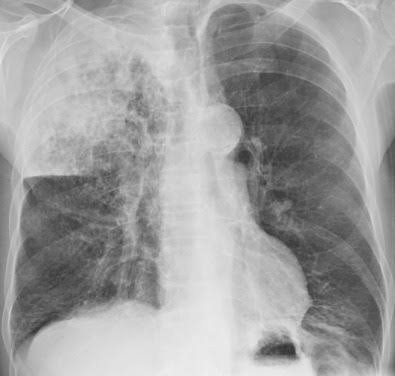
#> input picture test_folder/bacterial_pnemonia.jpg, 395 x 376 px
$ python -i preprocessor.py   (imports and definitions only)
#> lines starting #> are read from the running program, lines starting #| are printed output that depends on the picture
#> further down, picture is the input picture: shape (376, 395, 3); min 49, max 239, mean 159.2
import cv2
import numpy as np
from PIL import Image
import config


class PreprocessingAgent:
    """Module 1: Input preprocessing — RGB + ImageNet normalization (matches EfficientNet training)."""

    def __init__(self, target_size=(384, 384)):
        self.target_size = target_size

    def run(self, image: Image.Image) -> np.ndarray:
        img_array = np.array(image)

        resized = cv2.resize(img_array, self.target_size, interpolation=cv2.INTER_LANCZOS4)

        normalized = resized.astype(np.float32) / 255.0
        mean = np.array(config.IMAGENET_MEAN)
        std = np.array(config.IMAGENET_STD)
        normalized = (normalized - mean) / std

        return normalized.transpose(2, 0, 1)

    def get_clahe_image(self, image: Image.Image) -> np.ndarray:
        """Return CLAHE-enhanced image for visualization (not used in main pipeline)."""
        img_array = np.array(image)
        if len(img_array.shape) == 3 and img_array.shape[2] == 3:
            gray = cv2.cvtColor(img_array, cv2.COLOR_RGB2GRAY)
        else:
            gray = img_array
        clahe = cv2.createCLAHE(clipLimit=2.0, tileGridSize=(8, 8))
        return clahe.apply(gray)

    def augment(self, image: Image.Image, rotation_deg=15) -> Image.Image:
        """Data augmentation for low-confidence retry loop (not used in main pipeline)."""
#> called with rotation_deg = 15
        img_array = np.array(image)
        if len(img_array.shape) == 3:
            gray = cv2.cvtColor(img_array, cv2.COLOR_RGB2GRAY)
        else:
            gray = img_array
        import random
        angle = random.uniform(-rotation_deg, rotation_deg)
        h, w = gray.shape[:2]
#> h = 376; w = 395
        center = (w // 2, h // 2)
#> center = (197, 188)
        matrix = cv2.getRotationMatrix2D(center, angle, 1.0)
        rotated = cv2.warpAffine(gray, matrix, (w, h))
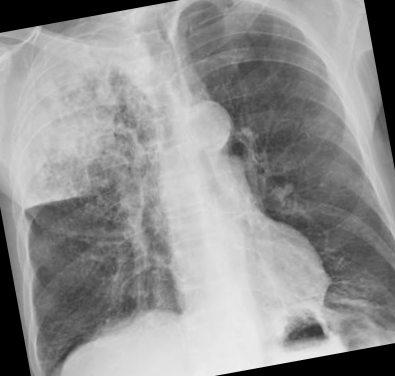
#> rotated: shape (376, 395); min 0, max 239, mean 145.8
        clahe = cv2.createCLAHE(clipLimit=2.0, tileGridSize=(8, 8))
        enhanced = clahe.apply(rotated)
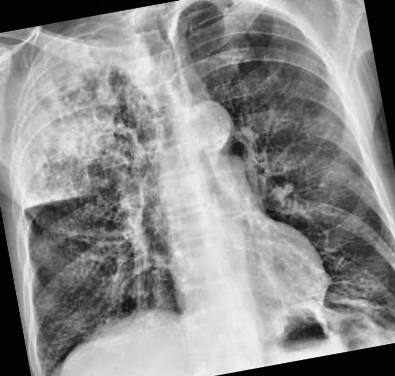
#> enhanced: shape (376, 395); min 2, max 244, mean 140.9
        if len(img_array.shape) == 3:
            enhanced = cv2.cvtColor(enhanced, cv2.COLOR_GRAY2RGB)
#> enhanced: shape (376, 395, 3)
        return Image.fromarray(enhanced)

>>> import cv2
>>> picture = cv2.cvtColor(cv2.imread('../../test_folder/bacterial_pnemonia.jpg'), cv2.COLOR_BGR2RGB)
>>> result = PreprocessingAgent().augment(picture)

$ run again, on test_folder/normal1.jpg
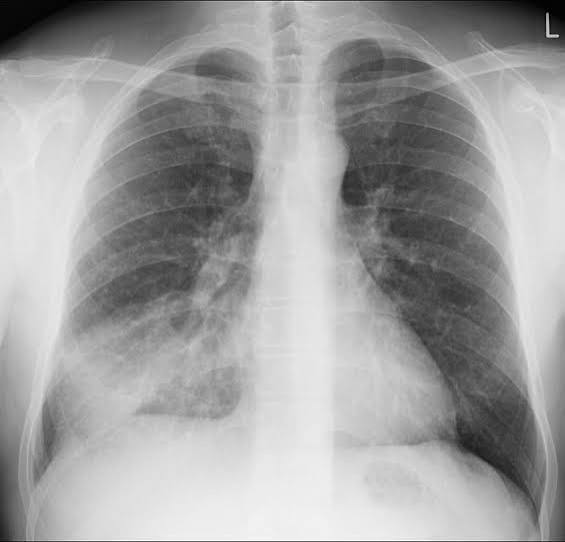
#> input picture test_folder/normal1.jpg, 565 x 542 px
#> picture is the input picture: shape (542, 565, 3); min 0, max 255, mean 159.4
#> in augment, `rotated = cv2.warpAffine(gray, matrix, (w, h))`:
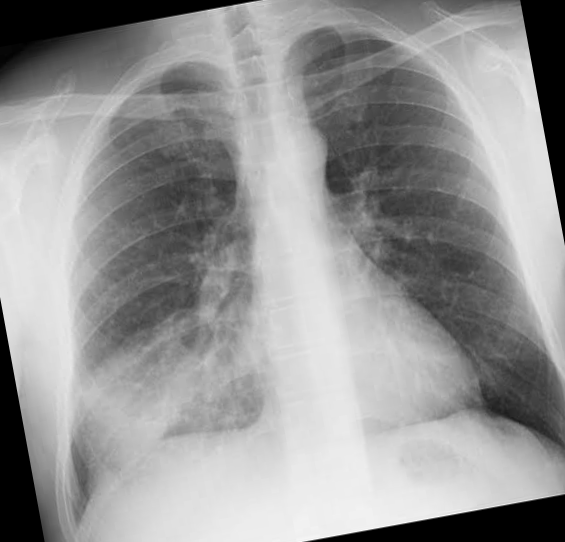
#> rotated: shape (542, 565); min 0, max 255, mean 149.9
#> in augment, `enhanced = clahe.apply(rotated)`:
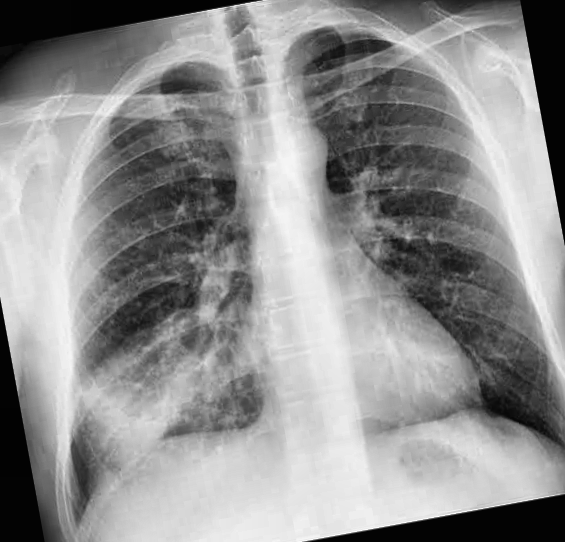
#> enhanced: shape (542, 565); min 2, max 255, mean 143.8

$ run again, on test_folder/normal2.jpg
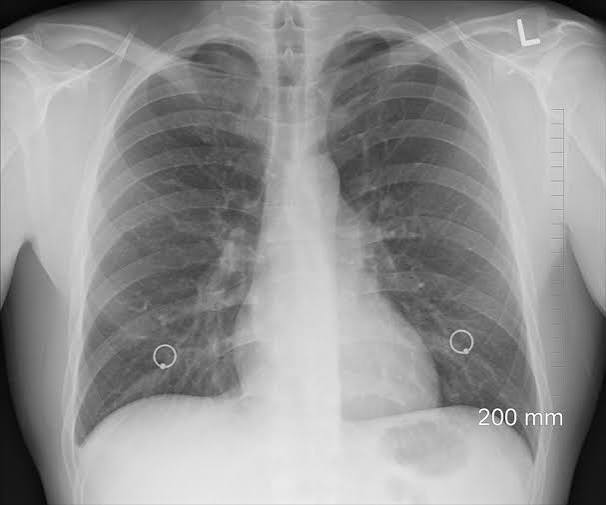
#> input picture test_folder/normal2.jpg, 606 x 505 px
#> picture is the input picture: shape (505, 606, 3); min 0, max 255, mean 147.4
#> in augment, `rotated = cv2.warpAffine(gray, matrix, (w, h))`:
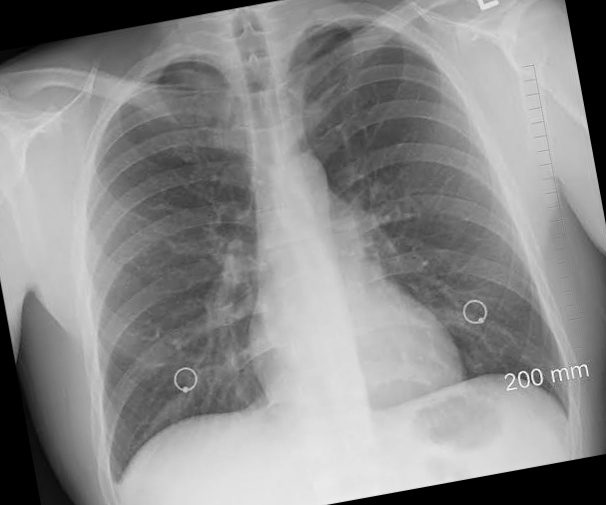
#> rotated: shape (505, 606); min 0, max 254, mean 138.9
#> in augment, `enhanced = clahe.apply(rotated)`:
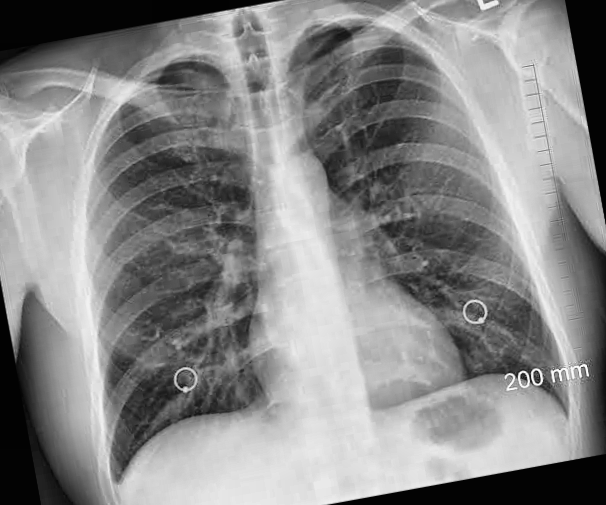
#> enhanced: shape (505, 606); min 2, max 255, mean 135.7
